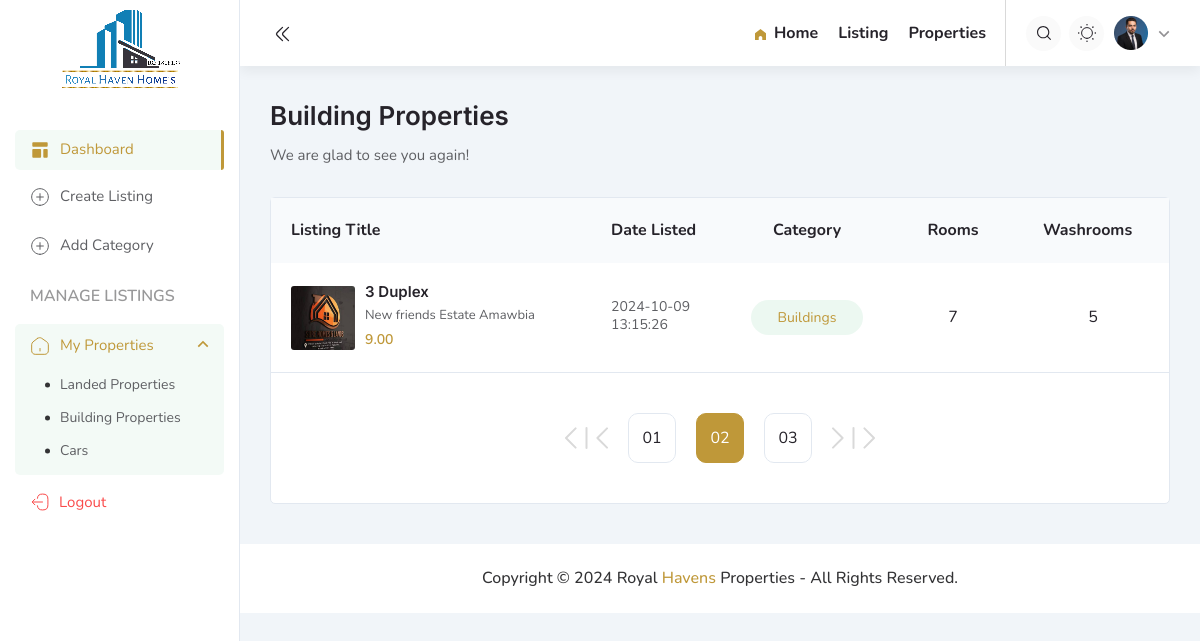
Page /admin/property-buildings.php on the committed database.
### tables this page shows
CREATE TABLE `properties` (
  `id` int(11) NOT NULL,
  `name` varchar(100) NOT NULL,
  `description` text NOT NULL,
  `price` decimal(10,2) NOT NULL,
  `category_id` int(11) DEFAULT NULL,
  `create_at` timestamp NOT NULL DEFAULT current_timestamp(),
  `rooms` int(50) NOT NULL,
  `washrooms` int(50) NOT NULL,
  `area_size` int(25) NOT NULL,
  `state` varchar(200) NOT NULL,
  `town` varchar(200) NOT NULL,
  `address` varchar(250) NOT NULL,
  `color` varchar(255) NOT NULL,
  `brand` varchar(200) NOT NULL,
  `drive` varchar(200) NOT NULL
);

CREATE TABLE `categories` (
  `id` int(11) NOT NULL,
  `name` varchar(100) NOT NULL
);

### functions/Properties.php (called while the page is built, shortened)
<?php
class Property {
    private $conn;
    private $table_name = 'properties';
    public function __construct($db)
    {
        $this->conn = $db;
    }
    public function getAllProperties(){
         $query = "
            SELECT
                properties.id,
                properties.name,
                properties.description,
                properties.price,
                properties.rooms,
                properties.washrooms,
                properties.area_size,
                properties.state,
                properties.town,
                properties.address,
                properties.color,
                properties.brand,
                properties.drive,
                properties.create_at as create_at,
                property_pics.img as image,
                categories.name as category
            FROM
                ".$this->table_name. " properties
            JOIN
                categories ON properties.category_id = categories.id
            LEFT JOIN
                property_pics ON properties.id = property_pics.property_id
            WHERE
                property_pics.status = 'active'
            GROUP BY
                properties.id
            ";
        $stmt = $this->conn->prepare($query);
        $stmt->execute();
        return $stmt->fetchAll(PDO::FETCH_ASSOC);
    }
}
?>

### admin/property-buildings.php (the view, shortened to what this page needs)
<?php
include_once '../functions/Properties.php';
$database = new Database();
$db = $database->getConnection();
$property = new Property($db);
$properties = $property->getAllProperties();
?>
<!doctype html>
<html lang="en">
<head>
    <link rel="stylesheet" href="assets/css/plugins/swiper-bundle.min.css">
    <link rel="stylesheet" href="assets/css/vendor/bootstrap.min.css">
    <link rel="stylesheet" href="assets/css/plugins/swiper-bundle.min.css">
    <link rel="stylesheet" href="assets/css/plugins/glightbox.min.css">
    <link rel="stylesheet" href="assets/css/style.css">
    <link rel="stylesheet" href="assets/css/dashboard.css">
    <link rel="stylesheet" href="assets/css/table.css">
    <link rel="stylesheet" href="assets/css/dark.css">
    <link rel="stylesheet" href="../assets/css/plugins/swiper-bundle.min.css">
</head>
<body>
    <div class="dashboard__page--wrapper">
        <?php include 'admin_inc/sidebar.php' ?>
        <div class="page__body--wrapper" id="dashbody__page--body__wrapper">
            <?php include 'admin_inc/header.php' ?>
            <main class="main__content_wrapper">
                <div class="dashboard__container dashboard__reviews--container">
                    <div class="reviews__heading mb-30">
                        <h2 class="reviews__heading--title">Building Properties</h2>
                        <p class="reviews__heading--desc">We are glad to see you again!</p>
                    </div>
                    <div class="properties__wrapper">
                        <div class="properties__table table-responsive">
                            <table class="properties__table--wrapper">
                                <thead>
                                    <tr>
                                        <th>Listing Title</th>
                                        <th>Date Listed</th>
                                        <th class="text-center">Category</th>
                                        <th class="text-center">Rooms</th>
                                        <th>Washrooms</th>
                                        <th class="text-center">Price</th>
                                    </tr>
                                </thead>
                                <tbody>
                                    <?php foreach ($properties as $property): ?>
                                        <?php if ($property['category'] === 'Buildings'): ?>
                                            <tr>
                                                <td>
                                                    <div class="properties__author d-flex align-items-center">
                                                        <div class="properties__author--thumb " style="width: 64px; height: 64px;">
                                                            <img class="rounded-3 w-100 h-100" src="../functions/<?php echo $property['image'] ?>" alt="img">
                                                        </div>
                                                        <div class="reviews__author--text">
                                                            <h3 class="reviews__author--title"><?php echo $property['name'] ?></h3>
                                                            <p class="reviews__author--subtitle"><?php echo $property['address'] ?></p>
                                                            <span class="properties__author--price"><?php echo $property['price'] ?></span>
                                                        </div>
                                                    </div>
                                                </td>
                                                <td>
                                                    <span class="reviews__date"><?php echo $property['create_at'] ?></span>
                                                </td>
                                                <td>
                                                    <span class="status__btn text-center
                                                    <?php
                                                    if ($property['category'] === 'Cars') {
                                                        echo 'pending';
                                                    } elseif ($property['category'] === 'Buildings') {
                                                        echo 'active';
                                                    } else {
                                                        echo 'processing';
                                                    }
                                                    ?>
                                                    "><?php echo $property['category'] ?></< /span>
                                                </td>
                                                <td>
                                                    <span class="properties__views text-center"><?php echo $property['rooms'] ?></span>
                                                </td>
                                                <td>
                                                    <span class="properties__views text-center"><?php echo $property['washrooms'] ?></span>
                                                </td>
                                                <td>
                                                </td>
                                            </tr>
                                        <?php endif; ?>
                                    <?php endforeach; ?>
                                </tbody>
                            </table>
                        </div>
                        <div class="pagination__area">
                            <nav class="pagination justify-content-center">
                                <ul class="pagination__menu d-flex align-items-center justify-content-center">
                                    <li class="pagination__menu--items pagination__arrow d-flex">
                                        <a href="#" class="pagination__arrow-icon link">
                                            <svg width="12" height="22" viewBox="0 0 12 22" fill="none" xmlns="http://www.w3.org/2000/svg">
                                                <path d="M10.583 20.5832L0.999675 10.9998L10.583 1.4165" stroke="currentColor" stroke-width="2" stroke-linecap="round" stroke-linejoin="round" />
                                            </svg>
                                        </a>
                                        <span class="pagination__arrow-icon">
                                            <svg width="3" height="22" viewBox="0 0 3 22" fill="none" xmlns="http://www.w3.org/2000/svg">
                                                <path d="M1.50098 1L1.50098 21" stroke="currentColor" stroke-width="2" stroke-linecap="round" />
                                            </svg>
                                        </span>
                                        <a href="#" class="pagination__arrow-icon link">
                                            <svg width="12" height="22" viewBox="0 0 12 22" fill="none" xmlns="http://www.w3.org/2000/svg">
                                                <path d="M11.001 20.5832L1.41764 10.9998L11.001 1.4165" stroke="currentColor" stroke-width="2" stroke-linecap="round" stroke-linejoin="round" />
                                            </svg>
                                        </a>
                                    </li>
                                    <li class="pagination__menu--items"><a href="#" class="pagination__menu--link">01</a></li>
                                    <li class="pagination__menu--items"><a href="#" class="pagination__menu--link active color-accent-1">02</a></li>
                                    <li class="pagination__menu--items"><a href="#" class="pagination__menu--link">03</a></li>
                                    <li class="pagination__menu--items pagination__arrow d-flex">
                                        <a href="#" class="pagination__arrow-icon link">
                                            <svg width="12" height="22" viewBox="0 0 12 22" fill="none" xmlns="http://www.w3.org/2000/svg">
                                                <path d="M1.00098 20.5832L10.5843 10.9998L1.00098 1.4165" stroke="currentColor" stroke-width="2" stroke-linecap="round" stroke-linejoin="round" />
                                            </svg>
                                        </a>
                                        <span class="pagination__arrow-icon">
                                            <svg width="3" height="22" viewBox="0 0 3 22" fill="none" xmlns="http://www.w3.org/2000/svg">
                                                <path d="M1.50098 1L1.50098 21" stroke="currentColor" stroke-width="2" stroke-linecap="round" />
                                            </svg>
                                        </span>
                                        <a href="#" class="pagination__arrow-icon link">
                                            <svg width="12" height="22" viewBox="0 0 12 22" fill="none" xmlns="http://www.w3.org/2000/svg">
                                                <path d="M1.41895 20.5832L11.0023 10.9998L1.41895 1.4165" stroke="currentColor" stroke-width="2" stroke-linecap="round" stroke-linejoin="round" />
                                            </svg>
                                        </a>
                                    </li>
                                </ul>
                            </nav>
                        </div>
                    </div>
                </div>
                <?php include 'admin_inc/footer.php' ?>
            </main>
        </div>
    </div>
</body>
</html>

### admin/assets/css/style.css (style rules this page uses)
:root { --font-body-family: "Nunito", sans-serif; --font-heading-family: "Inter", sans-serif; --font-body-size: 1.6rem; --font-body-weight: 400; --font-heading-weight: 600; --font-headings-weight: 700; --font-line-height: 2.5rem; --transition: all 0.3s ease 0s; --duration-long: 500ms; --color-shadow: rgba(0, 0, 0, 0.1); --container-fluid-offset: 12rem; --color-background: #fff; --color-background-2: #26232A; --color-background-3: #F1F5F9; --color-background-4: #FAFAFA; --color-background-5: #F8FAFC; --color-background-6: #EFEFEF; --color-foreground: #26232A; --color-foreground-2: #333335; --color-foreground-sub: #5E5F63; --color-foreground-sub-2: #8C9097; --color-border: #D9D9D9; --color-border-2: #E2E8F0; --color-hover: #bf9839; --color-white: #fff; }
*, *::after, *::before { box-sizing: border-box; }
html { scroll-behavior: smooth; }
html, body { min-height: 100%; margin: 0; font-size: 62.5%; padding: 0; }
body { font-family: var(--font-body-family); font-size: var(--font-body-size, 1.6rem); font-weight: var(--font-body-weight); font-style: normal; line-height: var(--font-line-height, 2.5rem); position: relative; visibility: visible; overflow-x: hidden; color: var(--color-foreground); background-color: var(--color-background-3); }
h1, .h1, h2, .h2, h3, .h3, h4, .h4, h5, .h5, h6, .h6 { font-weight: 600; margin: 0; font-family: var(--font-heading-family); }
h2, .h2 { font-size: 2rem; line-height: 3rem; }
@media only screen and (min-width: 576px) { h2, .h2 { font-size: 2.2rem; line-height: 3rem; } }
@media only screen and (min-width: 768px) { h2, .h2 { font-size: 2.4rem; line-height: 3.2rem; } }
@media only screen and (min-width: 992px) { h2, .h2 { font-size: 2.6rem; line-height: 3.5rem; } }
h3, .h3 { font-size: 1.6rem; line-height: 2.4rem; }
@media only screen and (min-width: 576px) { h3, .h3 { font-size: 1.7rem; line-height: 2.5rem; } }
@media only screen and (min-width: 992px) { h3, .h3 { font-size: 1.8rem; line-height: 2.6rem; } }
p, .p { margin-top: 0; margin-bottom: 1rem; font-size: 1.6rem; line-height: 2.6rem; color: var(--color-foreground); }
@media only screen and (min-width: 1200px) { p, .p { margin-bottom: 1.5rem; } }
@media only screen and (min-width: 768px) { p, .p { font-size: 1.7rem; line-height: 2.8rem; } }
p:last-child { margin-bottom: 0; }
a, button { display: inline-block; cursor: pointer; transition: var(--transition); text-decoration: none; color: inherit; }
a, button, img, input, textarea { transition: var(--transition); }
a { color: var(--color-foreground); }
img { max-width: 100%; height: auto; display: block; }
span { display: inline-block; transition: var(--transition); }
ul { margin: 0; padding: 0; }
ul:last-child { margin-bottom: 0; }
li { list-style: none; line-height: 1; }
.table-responsive { display: block; width: 100%; overflow-x: auto; -webkit-overflow-scrolling: touch; }
.mb-30 { margin-bottom: 3rem; }

### admin/assets/css/dashboard.css (style rules this page uses)
.main__content_wrapper { padding-top: 6.8rem; }
.page__body--wrapper { padding-left: 0; transition: .3s; -webkit-transition: .3s; -moz-transition: .3s; -ms-transition: .3s; -o-transition: .3s; }
@media only screen and (min-width: 1200px) { .page__body--wrapper { padding-left: 24rem; } }
.dashboard__container { gap: 3rem; padding: 3rem 1.5rem; }
@media only screen and (min-width: 400px) { .dashboard__container { padding: 3rem 2rem; } }
@media only screen and (min-width: 1200px) { .dashboard__container { padding: 3rem 3rem 4rem; } }

### rows in the picture
properties: name "3 Duplex", address "New friends Estate Amawbia", price "9.00", create_at "2024-10-09 13:15:26", category.name "Buildings", rooms "7", washrooms "5"
